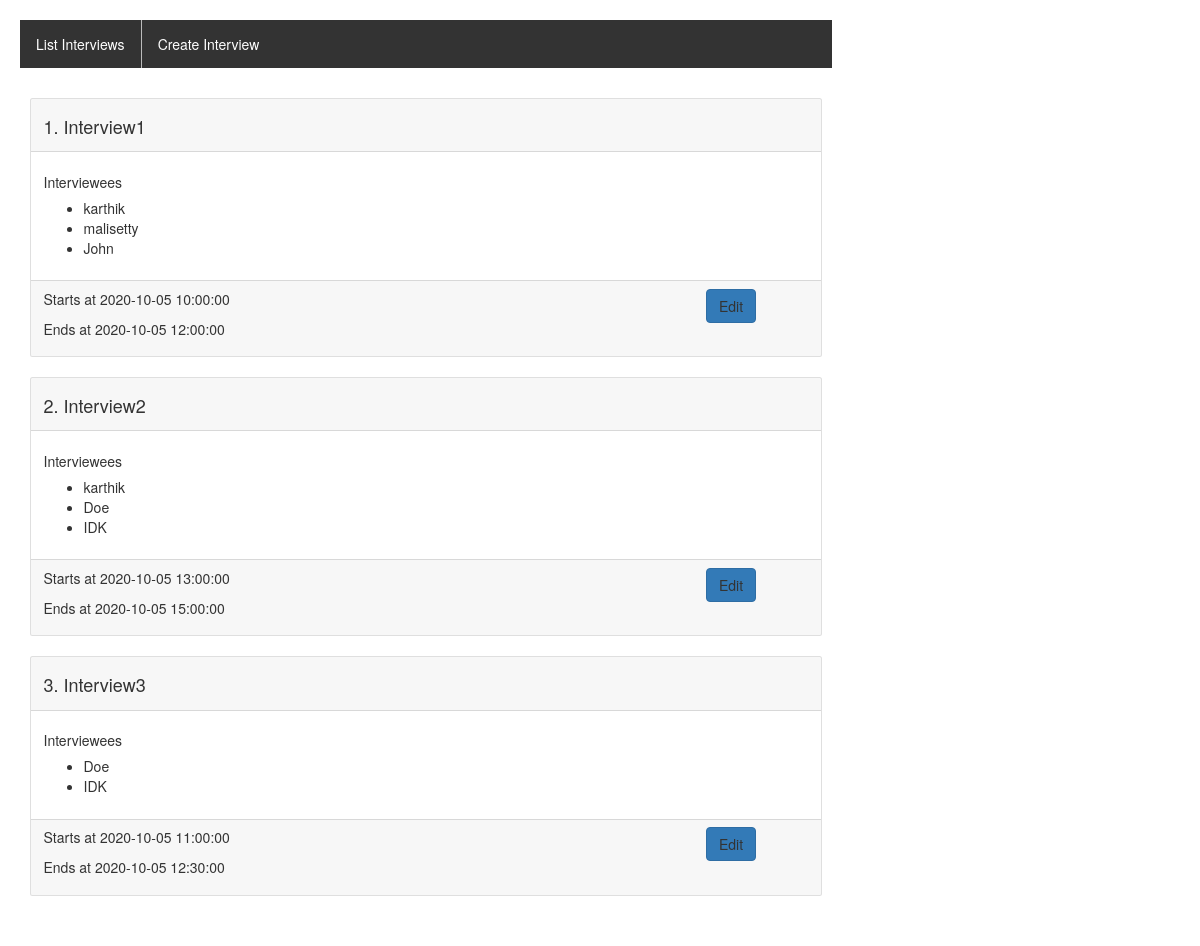
/interviews-list, run on an earlier commit of the app's database.
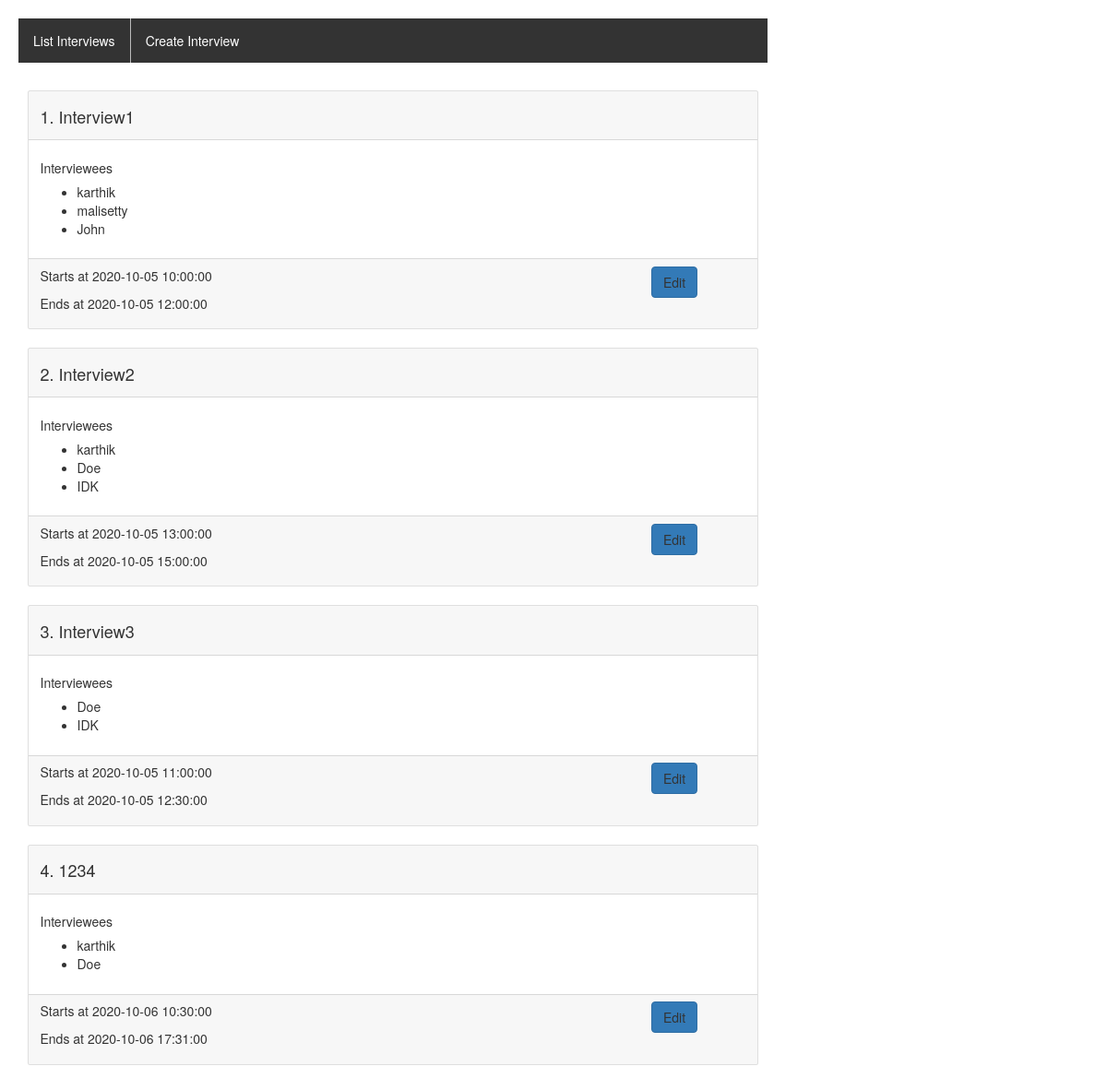
And on a later commit of the database.
### tables this page shows
CREATE TABLE interviews(
        id integer PRIMARY KEY AUTOINCREMENT,
        name text,
        start datetime,
        end datetime
    );

CREATE TABLE users(
        id integer PRIMARY KEY AUTOINCREMENT,
        name text
    );

### app.py (the view)
@app.route('/')
@app.route('/interviews-list')
def home():
    def getUsers(ID):
        c.execute(
            f'SELECT name from users where id in (SELECT userid from interuser where interviewid={ID});')
        st = []
        for x in c.fetchall():
            st.append(x[0])
        return st
    c.execute('SELECT * from interviews;')
    interviews = [{'id': x[0],
                   'name': x[1],
                   'users': getUsers(x[0]),
                   'start': x[2],
                   'end': x[3]} for x in c.fetchall()]
    return render_template('list.html', interviews=interviews)

### templates/list.html
{%extends 'base.html'%}
{%block content%}
<div class="container" style="width: auto; padding: 10px;">
	{%for interview in interviews%}
	<div class="card bg-white text-black" style="margin-bottom: 20px;">
		<div class="card-header">
			<h4 class="card-title">
				{{interview['id']}}. {{interview['name']}}
			</h4>
		</div>
		<div class="card-body">
			<h5 class="card-title">Interviewees</h5>
			<ul>
				{% for user in interview['users']%}
				<li>{{user}}</li>
				{%endfor%}
			</ul>
		</div>
		<div class="card-footer" style="display: inline;">
			<div class="row">
				<div class="col-md-10">
					<p>Starts at {{interview['start']}}</p>
					<p>Ends at {{interview['end']}}</p>
				</div>
				<div class="col-md-2">
					<a
						herf="{{url_for('editInterview', interviewid=interview['id'])}}"
						type="button"
						class="btn btn-primary"
						>Edit</a
					>
				</div>
			</div>
		</div>
	</div>
	{% endfor %}
</div>
{%endblock content%}

### templates/base.html (shortened to what this page needs)
<html lang="en">
	<head>
		<link
			rel="stylesheet"
			href="https://stackpath.bootstrapcdn.com/bootstrap/4.3.1/css/bootstrap.min.css"
		/>
		<link
			rel="stylesheet"
			href="https://maxcdn.bootstrapcdn.com/bootstrap/3.3.7/css/bootstrap.min.css"
		/>
	</head>
	<body style="padding: 20px;">
		<div style="width: 70%;">
			<nav>
				<ul>
					<li><a href="{{url_for('home')}}">List Interviews</a></li>
					<li>
						<a href="{{url_for('createInterview')}}">
							Create Interview
						</a>
					</li>
				</ul>
			</nav>
			{% block content %}{% endblock %}
		</div>
	</body>
</html>

### templates/base.html (style rules this page uses)
Nav ul { list-style-type: none; margin-bottom: 20px; padding: 0; overflow: hidden; background-color: #333; }
Nav ul li { float: left; border-right: 1px solid #bbb; }
Nav ul li:last-child { border-right: none; }
Nav ul li a { display: block; color: white; text-align: center; padding: 14px 16px; text-decoration: none; }

What changed in the data, as far as the page shows it:
added interviews: id "4", name "1234", start "2020-10-06 10:30:00", end "2020-10-06 17:31:00", users (name "karthik"), users (name "Doe")
